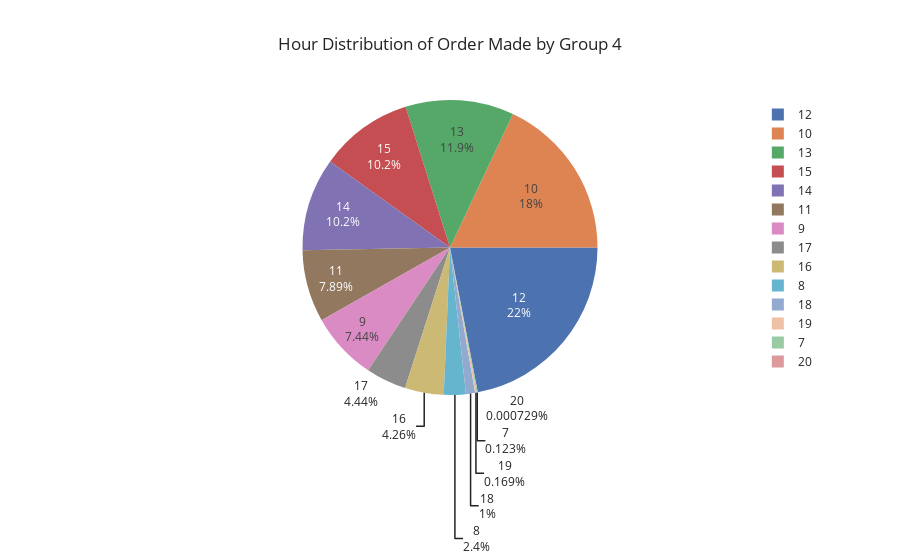

Notebook cell for this chart:
### Code cell
fig = px.pie(hours_group1['Group 4'],
             values=hours_group1['Group 4'].values,
             names=hours_group1['Group 4'].index,
             title="Hour Distribution of Order Made by Group 4",
             template="seaborn")
fig.update_traces(rotation=90, textinfo="percent+label")
fig.show()

### Figure 1 — Plotly figure (JSON) as saved in the notebook; plotly's stock layout.template omitted (floating-point values rounded to 4 significant figures)
{"data": [{"domain": {"x": [0, 1], "y": [0, 1]}, "hovertemplate": "label=%{label}<br>value=%{value}<extra></extra>", "labels": [6, 7, 8, 9, 10, 11, 12, 13, 14, 15, 16, 17, 18, 19, 20], "legendgroup": "", "name": "", "rotation": 90, "showlegend": true, "textinfo": "percent+label", "type": "pie", "values": [-11, 169, 3291, 10213, 24677, 10833, 30173, 16312, 14007, 14036, 5840, 6087, 1372, 232, 1]}], "layout": {"legend": {"tracegroupgap": 0}, "title": {"text": "Hour Distribution of Order Made by Group 4"}}}
